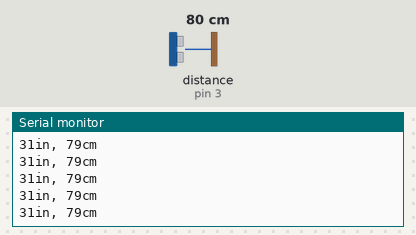
This sketch was run on a simulated Arduino Uno, built with avr-gcc and run on an emulated ATmega328P. On the bench: the last lines printed to the serial monitor. Wiring (inferred from the names in the program): ultrasonic range finder: trigger pin 2; echo pin 3. Inputs (shaded band) come from the test bench; at power-on: distance to the obstacle (sensor on pin 3) 80 cm. The echo pulse lasts 58.3 µs per cm.

Above: at 1.2 s.
1.3 s: distance to the obstacle (sensor on pin 3) set to 2 cm
At 2.0 s:
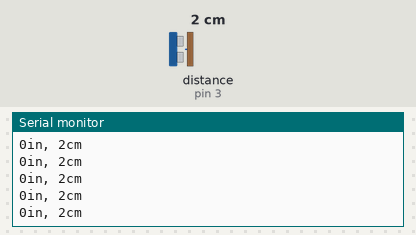
4.3 s: distance to the obstacle (sensor on pin 3) set to 18 cm
At 5.3 s:
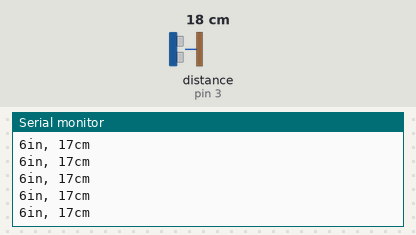
7.3 s: distance to the obstacle (sensor on pin 3) set to 2 cm
At 7.9 s:
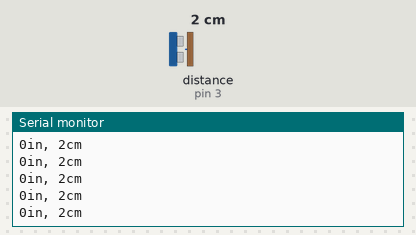
10.3 s: distance to the obstacle (sensor on pin 3) set to 4 cm
At 10.9 s:
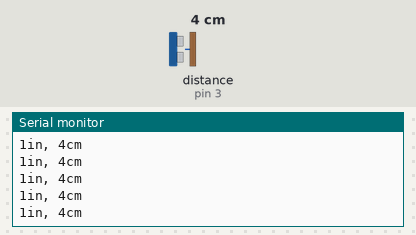
Timing chart, 0 to 13.3 s (numbered marks = the images above; inputs shaded):
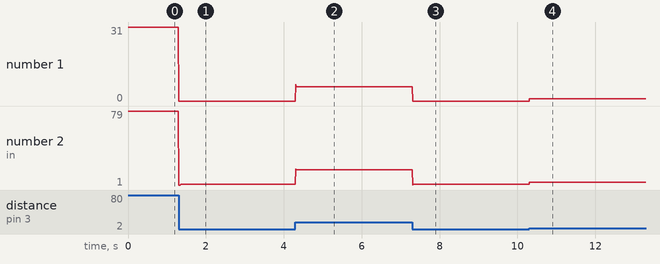

The sketch:

hand_move_pic1_distance.ino
```cpp
const int echoPing = 3;
const int triggerPing = 2;

void setup() {
  Serial.begin(9600);
  pinMode(echoPing, INPUT);
  pinMode(triggerPing, OUTPUT);
}

void loop() {
  long duration, inches, cm;

  digitalWrite(triggerPing, LOW);
  delayMicroseconds(2);
  // Sets the trigPin on HIGH state for 10 micro seconds
  digitalWrite(triggerPing, HIGH);
  delayMicroseconds(10);
  digitalWrite(triggerPing, LOW);
  // Reads the echoPin, returns the sound wave travel time in microseconds
  duration = pulseIn(echoPing, HIGH);

  inches = microsecondsToInches(duration);
  cm = microsecondsToCentimeters(duration);

  Serial.print(inches);
  Serial.print("in, ");
  Serial.print(cm);
  Serial.print("cm");
  Serial.println();

  delay(10);

}

long microsecondsToInches (long microseconds) {
  return (microseconds / 2) / 74;
}

long microsecondsToCentimeters(long microseconds) {
  return (microseconds / 2) / 29.1;
}
```

Measured:
- after the input at 1.3 s, the serial monitor: prints a new line at once (image 1)
- after the input at 4.3 s, the serial monitor: prints a new line at once (image 2)
- after the input at 7.3 s, the serial monitor: prints a new line at once (image 3)
- after the input at 10.3 s, the serial monitor: prints a new line at once (image 4)
- plotted number 1: 31 → 0 after the input at 1.3 s, 0 → 6 after the input at 4.3 s, 6 → 0 after the input at 7.3 s
- plotted number 2: 79 → 2 after the input at 1.3 s, 2 → 17 after the input at 4.3 s, 17 → 2 after the input at 7.3 s, 2 → 4 after the input at 10.3 s
